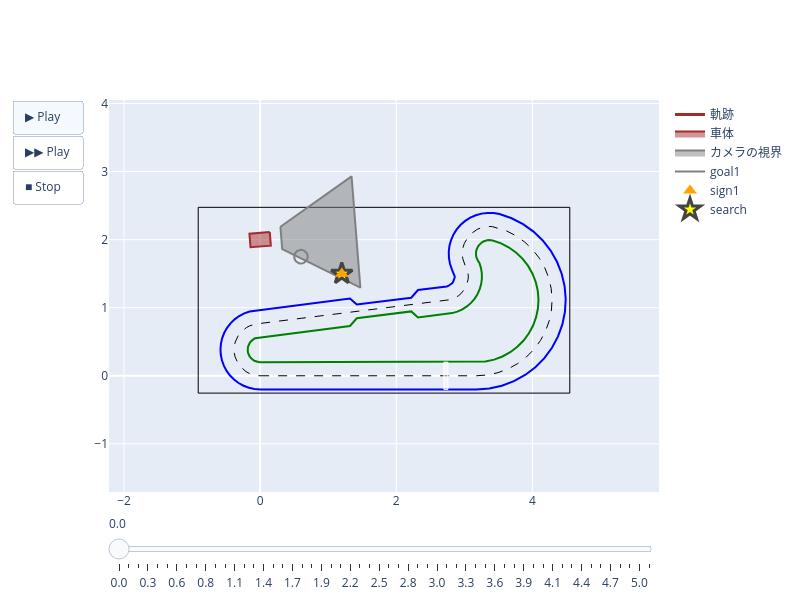

Notebook cell for this chart:
### Code cell
class Tutorial2(MissionBase):
    def __init__(self):
        super().__init__(type_b_circuit, t_max=20)
        self.goals = [
            GoalCircle((0.6, 1.75), 0.1, should_stop=True),
        ]
        self.initial_xy = (0.0, 2.0)
        self.random_d_yaw_deg = 5
        self.set_signs(
            [
                Sign(x=1.2, y=1.5, name="sign1"),
            ]
        )

    @staticmethod
    def command_func(*, move, rotate, search, wait, **kwargs):
        ######## ここから下に「標識の方を向く」プログラムを書こう
        pos = search()
        rotate(w=90.0, t=1.0)  # 書き方の例
        wait()
        ######## ここより上に「標識の方を向く」プログラムを書こう

        ######## ここから下に「標識までの半分の距離だけ前進する」プログラムを書こう
        pos = search()
        move(v=0.2, t=3.0)  # 書き方の例
        wait()
        ######## ここより上に「標識までの半分の距離だけ前進する」プログラムを書こう
        ######## プログラムを書いた後にセルを実行し結果を確認しよう


sim = CarSim(prop, Tutorial2())
success = sim.run()
if success:
    SimDrawer(sim).show()

### Figure 1 — Plotly figure (JSON) as saved in the notebook; plotly's stock layout.template omitted (floating-point values rounded to 4 significant figures)
{"data": [{"fill": "none", "line": {"color": "black", "dash": "dash", "width": 1}, "mode": "lines", "name": "lane_center", "showlegend": false, "type": "scatter", "x": [0.0, 3.18, 3.339, 3.495, 3.645, 3.785, 3.912, 4.024, 4.119, 4.194, 4.248, 4.281, 4.29, 4.276, 4.24, 4.182, 4.103, 4.005, 3.89, 3.76, 3.618, 3.467, 3.411, 3.354, 3.298, 3.242, 3.19, 3.141, 3.097, 3.058, 3.026, 3.001, 2.983, 2.973, 2.971, 2.977, 2.992, 3.014, 3.043, 3.054, 3.059, 3.057, 3.048, 3.033, 3.011, 2.983, 2.95, 2.912, 2.871, 2.826, 2.778, 2.73, -0.04749, -0.1014, -0.1532, -0.2019, -0.2464, -0.2858, -0.3193, -0.3463, -0.3661, -0.3784, -0.3829, -0.3795, -0.3682, -0.3494, -0.3234, -0.2907, -0.252, -0.2081, -0.16, -0.1085, -0.05482, -1.172e-16], "y": [0.0, 3.894e-16, 0.01149, 0.04571, 0.102, 0.1791, 0.2755, 0.3891, 0.5177, 0.6585, 0.8087, 0.9651, 1.125, 1.284, 1.439, 1.588, 1.727, 1.853, 1.963, 2.056, 2.13, 2.182, 2.192, 2.194, 2.187, 2.173, 2.151, 2.121, 2.085, 2.044, 1.997, 1.946, 1.891, 1.835, 1.778, 1.722, 1.667, 1.614, 1.565, 1.517, 1.469, 1.42, 1.372, 1.325, 1.282, 1.241, 1.205, 1.174, 1.149, 1.129, 1.116, 1.11, 0.7628, 0.7521, 0.7338, 0.7082, 0.676, 0.6377, 0.5941, 0.5462, 0.4949, 0.4414, 0.3866, 0.3317, 0.2779, 0.2263, 0.1779, 0.1337, 0.09463, 0.06152, 0.03503, 0.0157, 0.00395, 5e-06]}, {"fill": "none", "line": {"color": "blue", "dash": "solid", "width": 2}, "mode": "lines", "name": "lane_outer", "showlegend": false, "type": "scatter", "x": [2.449e-17, 3.18, 3.368, 3.552, 3.729, 3.894, 4.044, 4.176, 4.288, 4.377, 4.441, 4.479, 4.49, 4.474, 4.431, 4.362, 4.269, 4.153, 4.017, 3.863, 3.696, 3.517, 3.43, 3.342, 3.254, 3.169, 3.088, 3.013, 2.946, 2.889, 2.841, 2.806, 2.782, 2.772, 2.774, 2.789, 2.817, 2.857, 2.859, 2.858, 2.853, 2.845, 2.834, 2.82, 2.803, 2.784, 2.764, 2.742, 2.32, 2.22, 1.42, 1.32, -0.0723, -0.1544, -0.2333, -0.3073, -0.3751, -0.4351, -0.4862, -0.5272, -0.5574, -0.576, -0.5829, -0.5777, -0.5606, -0.5319, -0.4923, -0.4425, -0.3836, -0.3169, -0.2435, -0.1652, -0.08346, -1.54e-16], "y": [-0.2, -0.2, -0.1864, -0.146, -0.07956, 0.01153, 0.1254, 0.2596, 0.4115, 0.5778, 0.7552, 0.9399, 1.128, 1.316, 1.5, 1.675, 1.839, 1.988, 2.118, 2.228, 2.314, 2.376, 2.391, 2.393, 2.383, 2.359, 2.323, 2.276, 2.218, 2.151, 2.076, 1.995, 1.91, 1.822, 1.734, 1.647, 1.563, 1.484, 1.461, 1.439, 1.417, 1.395, 1.376, 1.358, 1.342, 1.33, 1.32, 1.313, 1.26, 1.147, 1.047, 1.135, 0.9613, 0.945, 0.9171, 0.8782, 0.8291, 0.7708, 0.7045, 0.6315, 0.5535, 0.4719, 0.3885, 0.305, 0.2231, 0.1445, 0.07078, 0.003508, -0.05594, -0.1064, -0.1467, -0.1761, -0.194, -0.2]}, {"fill": "none", "line": {"color": "green", "dash": "solid", "width": 2}, "mode": "lines", "name": "lane_inner", "showlegend": false, "type": "scatter", "x": [-2.449e-17, 3.18, 3.31, 3.438, 3.561, 3.675, 3.78, 3.872, 3.949, 4.011, 4.056, 4.082, 4.09, 4.079, 4.049, 4.002, 3.937, 3.857, 3.763, 3.657, 3.541, 3.418, 3.39, 3.362, 3.334, 3.307, 3.281, 3.257, 3.235, 3.216, 3.2, 3.187, 3.178, 3.172, 3.171, 3.173, 3.18, 3.19, 3.203, 3.22, 3.244, 3.257, 3.258, 3.248, 3.226, 3.193, 3.151, 3.098, 3.038, 2.971, 2.898, 2.821, 2.742, 2.32, 2.22, 1.42, 1.32, -0.02269, -0.04843, -0.07319, -0.09643, -0.1177, -0.1365, -0.1525, -0.1654, -0.1749, -0.1807, -0.1829, -0.1812, -0.1759, -0.1669, -0.1545, -0.1388, -0.1204, -0.09942, -0.07641, -0.05183, -0.02619, -8.049e-17], "y": [0.2, 0.2, 0.2094, 0.2374, 0.2835, 0.3466, 0.4255, 0.5185, 0.6238, 0.7391, 0.8621, 0.9902, 1.121, 1.251, 1.379, 1.5, 1.614, 1.718, 1.809, 1.885, 1.945, 1.988, 1.993, 1.994, 1.991, 1.983, 1.973, 1.958, 1.941, 1.92, 1.897, 1.872, 1.846, 1.818, 1.79, 1.762, 1.735, 1.709, 1.684, 1.662, 1.586, 1.507, 1.427, 1.348, 1.271, 1.198, 1.131, 1.071, 1.018, 0.9755, 0.9427, 0.9209, 0.9104, 0.8572, 0.9455, 0.8455, 0.7322, 0.5644, 0.5592, 0.5505, 0.5383, 0.5229, 0.5046, 0.4838, 0.4609, 0.4364, 0.4108, 0.3847, 0.3585, 0.3328, 0.3081, 0.285, 0.2639, 0.2452, 0.2294, 0.2167, 0.2075, 0.2019, 0.2]}, {"fill": "none", "line": {"color": "black", "dash": "solid", "width": 1}, "mode": "lines", "name": "rim", "showlegend": false, "type": "scatter", "x": [-0.91, 4.55, 4.55, -0.91, -0.91], "y": [-0.255, -0.255, 2.475, 2.475, -0.255]}, {"fill": "toself", "line": {"color": "white", "dash": "solid", "width": 1}, "mode": "lines", "name": "start", "showlegend": false, "type": "scatter", "x": [2.7, 2.76, 2.76, 2.7, 2.7], "y": [-0.2, -0.2, 0.2, 0.2, -0.2]}, {"legendrank": 1, "line": {"color": "brown", "width": 3}, "mode": "lines", "name": "軌跡", "type": "scatter", "x": [0], "y": [2]}, {"fill": "toself", "legendrank": 2, "line": {"color": "brown", "width": 2}, "mode": "lines", "name": "車体", "type": "scatter", "x": [0.1416, 0.1574, -0.1416, -0.1574, 0.1416], "y": [2.112, 1.912, 1.888, 2.088, 2.112]}, {"fill": "toself", "legendrank": 3, "line": {"color": "gray", "width": 2}, "mode": "lines", "name": "カメラの視界", "type": "scatter", "x": [0.2979, 1.344, 1.473, 0.324, 0.2979], "y": [2.189, 2.929, 1.294, 1.86, 2.189]}, {"legendrank": 4, "line": {"color": "gray", "dash": "solid", "width": 2}, "mode": "lines", "name": "goal1", "type": "scatter", "x": [0.7, 0.699, 0.6959, 0.691, 0.6841, 0.6756, 0.6655, 0.6541, 0.6415, 0.6282, 0.6142, 0.6, 0.5858, 0.5718, 0.5585, 0.5459, 0.5345, 0.5244, 0.5159, 0.509, 0.5041, 0.501, 0.5, 0.501, 0.5041, 0.509, 0.5159, 0.5244, 0.5345, 0.5459, 0.5585, 0.5718, 0.5858, 0.6, 0.6142, 0.6282, 0.6415, 0.6541, 0.6655, 0.6756, 0.6841, 0.691, 0.6959, 0.699, 0.7], "y": [1.75, 1.764, 1.778, 1.792, 1.804, 1.815, 1.826, 1.834, 1.841, 1.846, 1.849, 1.85, 1.849, 1.846, 1.841, 1.834, 1.826, 1.815, 1.804, 1.792, 1.778, 1.764, 1.75, 1.736, 1.722, 1.708, 1.696, 1.685, 1.674, 1.666, 1.659, 1.654, 1.651, 1.65, 1.651, 1.654, 1.659, 1.666, 1.674, 1.685, 1.696, 1.708, 1.722, 1.736, 1.75]}, {"legendrank": 6, "marker": {"color": "yellow", "line": {"width": 3}, "size": 16, "symbol": "star"}, "mode": "markers", "name": "search", "type": "scatter", "x": [1.2], "y": [1.5]}, {"legendrank": 7, "marker": {"color": "yellow", "line": {"width": 1}, "size": 16, "symbol": "star"}, "mode": "markers", "name": "search_all", "type": "scatter", "x": [], "y": []}, {"legendrank": 5, "marker": {"color": "orange", "size": 12, "symbol": "triangle-up"}, "mode": "markers", "name": "sign1", "type": "scatter", "x": [1.2], "y": [1.5]}], "layout": {"height": 600, "sliders": [{"steps": [{"args": [["0"], {"frame": {"duration": 0, "redraw": true}, "mode": "immediate"}], "label": "0.0", "method": "animate"}, {"args": [["1"], {"frame": {"duration": 0, "redraw": true}, "mode": "immediate"}], "label": "0.1", "method": "animate"}, {"args": [["2"], {"frame": {"duration": 0, "redraw": true}, "mode": "immediate"}], "label": "0.2", "method": "animate"}, {"args": [["3"], {"frame": {"duration": 0, "redraw": true}, "mode": "immediate"}], "label": "0.3", "method": "animate"}, {"args": [["4"], {"frame": {"duration": 0, "redraw": true}, "mode": "immediate"}], "label": "0.4", "method": "animate"}, {"args": [["5"], {"frame": {"duration": 0, "redraw": true}, "mode": "immediate"}], "label": "0.5", "method": "animate"}, {"args": [["6"], {"frame": {"duration": 0, "redraw": true}, "mode": "immediate"}], "label": "0.6", "method": "animate"}, {"args": [["7"], {"frame": {"duration": 0, "redraw": true}, "mode": "immediate"}], "label": "0.6", "method": "animate"}, {"args": [["8"], {"frame": {"duration": 0, "redraw": true}, "mode": "immediate"}], "label": "0.7", "method": "animate"}, {"args": [["9"], {"frame": {"duration": 0, "redraw": true}, "mode": "immediate"}], "label": "0.8", "method": "animate"}, {"args": [["10"], {"frame": {"duration": 0, "redraw": true}, "mode": "immediate"}], "label": "0.9", "method": "animate"}, {"args": [["11"], {"frame": {"duration": 0, "redraw": true}, "mode": "immediate"}], "label": "1.0", "method": "animate"}, {"args": [["12"], {"frame": {"duration": 0, "redraw": true}, "mode": "immediate"}], "label": "1.1", "method": "animate"}, {"args": [["13"], {"frame": {"duration": 0, "redraw": true}, "mode": "immediate"}], "label": "1.2", "method": "animate"}, {"args": [["14"], {"frame": {"duration": 0, "redraw": true}, "mode": "immediate"}], "label": "1.3", "method": "animate"}, {"args": [["15"], {"frame": {"duration": 0, "redraw": true}, "mode": "immediate"}], "label": "1.4", "method": "animate"}, {"args": [["16"], {"frame": {"duration": 0, "redraw": true}, "mode": "immediate"}], "label": "1.5", "method": "animate"}, {"args": [["17"], {"frame": {"duration": 0, "redraw": true}, "mode": "immediate"}], "label": "1.6", "method": "animate"}, {"args": [["18"], {"frame": {"duration": 0, "redraw": true}, "mode": "immediate"}], "label": "1.7", "method": "animate"}, {"args": [["19"], {"frame": {"duration": 0, "redraw": true}, "mode": "immediate"}], "label": "1.8", "method": "animate"}, {"args": [["20"], {"frame": {"duration": 0, "redraw": true}, "mode": "immediate"}], "label": "1.8", "method": "animate"}, {"args": [["21"], {"frame": {"duration": 0, "redraw": true}, "mode": "immediate"}], "label": "1.9", "method": "animate"}, {"args": [["22"], {"frame": {"duration": 0, "redraw": true}, "mode": "immediate"}], "label": "2.0", "method": "animate"}, {"args": [["23"], {"frame": {"duration": 0, "redraw": true}, "mode": "immediate"}], "label": "2.1", "method": "animate"}, {"args": [["24"], {"frame": {"duration": 0, "redraw": true}, "mode": "immediate"}], "label": "2.2", "method": "animate"}, {"args": [["25"], {"frame": {"duration": 0, "redraw": true}, "mode": "immediate"}], "label": "2.3", "method": "animate"}, {"args": [["26"], {"frame": {"duration": 0, "redraw": true}, "mode": "immediate"}], "label": "2.4", "method": "animate"}, {"args": [["27"], {"frame": {"duration": 0, "redraw": true}, "mode": "immediate"}], "label": "2.5", "method": "animate"}, {"args": [["28"], {"frame": {"duration": 0, "redraw": true}, "mode": "immediate"}], "label": "2.6", "method": "animate"}, {"args": [["29"], {"frame": {"duration": 0, "redraw": true}, "mode": "immediate"}], "label": "2.7", "method": "animate"}, {"args": [["30"], {"frame": {"duration": 0, "redraw": true}, "mode": "immediate"}], "label": "2.8", "method": "animate"}, {"args": [["31"], {"frame": {"duration": 0, "redraw": true}, "mode": "immediate"}], "label": "2.9", "method": "animate"}, {"args": [["32"], {"frame": {"duration": 0, "redraw": true}, "mode": "immediate"}], "label": "2.9", "method": "animate"}, {"args": [["33"], {"frame": {"duration": 0, "redraw": true}, "mode": "immediate"}], "label": "3.0", "method": "animate"}, {"args": [["34"], {"frame": {"duration": 0, "redraw": true}, "mode": "immediate"}], "label": "3.1", "method": "animate"}, {"args": [["35"], {"frame": {"duration": 0, "redraw": true}, "mode": "immediate"}], "label": "3.2", "method": "animate"}, {"args": [["36"], {"frame": {"duration": 0, "redraw": true}, "mode": "immediate"}], "label": "3.3", "method": "animate"}, {"args": [["37"], {"frame": {"duration": 0, "redraw": true}, "mode": "immediate"}], "label": "3.4", "method": "animate"}, {"args": [["38"], {"frame": {"duration": 0, "redraw": true}, "mode": "immediate"}], "label": "3.5", "method": "animate"}, {"args": [["39"], {"frame": {"duration": 0, "redraw": true}, "mode": "immediate"}], "label": "3.6", "method": "animate"}, {"args": [["40"], {"frame": {"duration": 0, "redraw": true}, "mode": "immediate"}], "label": "3.7", "method": "animate"}, {"args": [["41"], {"frame": {"duration": 0, "redraw": true}, "mode": "immediate"}], "label": "3.8", "method": "animate"}, {"args": [["42"], {"frame": {"duration": 0, "redraw": true}, "mode": "immediate"}], "label": "3.9", "method": "animate"}, {"args": [["43"], {"frame": {"duration": 0, "redraw": true}, "mode": "immediate"}], "label": "4.0", "method": "animate"}, {"args": [["44"], {"frame": {"duration": 0, "redraw": true}, "mode": "immediate"}], "label": "4.1", "method": "animate"}, {"args": [["45"], {"frame": {"duration": 0, "redraw": true}, "mode": "immediate"}], "label": "4.1", "method": "animate"}, {"args": [["46"], {"frame": {"duration": 0, "redraw": true}, "mode": "immediate"}], "label": "4.2", "method": "animate"}, {"args": [["47"], {"frame": {"duration": 0, "redraw": true}, "mode": "immediate"}], "label": "4.3", "method": "animate"}, {"args": [["48"], {"frame": {"duration": 0, "redraw": true}, "mode": "immediate"}], "label": "4.4", "method": "animate"}, {"args": [["49"], {"frame": {"duration": 0, "redraw": true}, "mode": "immediate"}], "label": "4.5", "method": "animate"}, {"args": [["50"], {"frame": {"duration": 0, "redraw": true}, "mode": "immediate"}], "label": "4.6", "method": "animate"}, {"args": [["51"], {"frame": {"duration": 0, "redraw": true}, "mode": "immediate"}], "label": "4.7", "method": "animate"}, {"args": [["52"], {"frame": {"duration": 0, "redraw": true}, "mode": "immediate"}], "label": "4.8", "method": "animate"}, {"args": [["53"], {"frame": {"duration": 0, "redraw": true}, "mode": "immediate"}], "label": "4.9", "method": "animate"}, {"args": [["54"], {"frame": {"duration": 0, "redraw": true}, "mode": "immediate"}], "label": "5.0", "method": "animate"}, {"args": [["55"], {"frame": {"duration": 0, "redraw": true}, "mode": "immediate"}], "label": "5.0", "method": "animate"}]}], "updatemenus": [{"buttons": [{"args": [null, {"frame": {"duration": 92.18, "redraw": true}, "fromcurrent": true, "transition": {"duration": 0}}], "label": "▶ Play", "method": "animate"}, {"args": [null, {"frame": {"duration": 46.09, "redraw": true}, "fromcurrent": true, "transition": {"duration": 0}}], "label": "▶▶ Play", "method": "animate"}, {"args": [[null], {"frame": {"duration": 0}, "mode": "immediate"}], "label": "■ Stop", "method": "animate"}], "type": "buttons"}], "width": 800, "xaxis": {"range": [-1.06, 4.7], "scaleanchor": "y"}, "yaxis": {"range": [-1.708, 4.052]}}}
